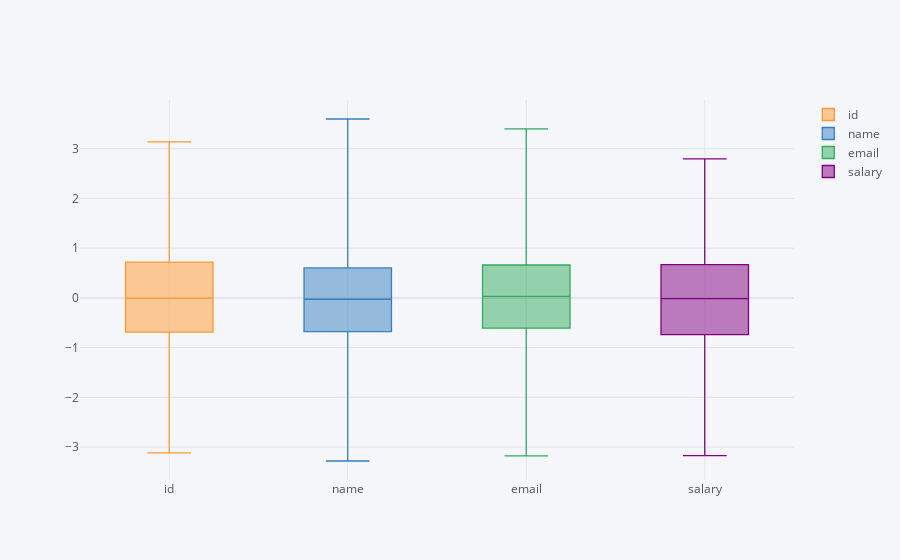

Notebook source saved alongside this figure:
### Code cell
df.iplot(kind='box')

### Figure 1 — Plotly figure (JSON) as saved in the notebook; plotly's stock layout.template omitted (floating-point values rounded to 4 significant figures; data arrays with more than 128 entries replaced by an {"elided": "..."} marker saying what was removed)
{"data": [{"boxpoints": false, "line": {"width": 1.3}, "marker": {"color": "rgba(255, 153, 51, 1.0)"}, "name": "id", "orientation": "v", "type": "box", "y": {"elided": "1000 float values"}}, {"boxpoints": false, "line": {"width": 1.3}, "marker": {"color": "rgba(55, 128, 191, 1.0)"}, "name": "name", "orientation": "v", "type": "box", "y": {"elided": "1000 float values"}}, {"boxpoints": false, "line": {"width": 1.3}, "marker": {"color": "rgba(50, 171, 96, 1.0)"}, "name": "email", "orientation": "v", "type": "box", "y": {"elided": "1000 float values"}}, {"boxpoints": false, "line": {"width": 1.3}, "marker": {"color": "rgba(128, 0, 128, 1.0)"}, "name": "salary", "orientation": "v", "type": "box", "y": {"elided": "1000 float values"}}], "layout": {"legend": {"bgcolor": "#F5F6F9", "font": {"color": "#4D5663"}}, "paper_bgcolor": "#F5F6F9", "plot_bgcolor": "#F5F6F9", "title": {"font": {"color": "#4D5663"}}, "xaxis": {"gridcolor": "#E1E5ED", "showgrid": true, "tickfont": {"color": "#4D5663"}, "title": {"font": {"color": "#4D5663"}, "text": ""}, "zerolinecolor": "#E1E5ED"}, "yaxis": {"gridcolor": "#E1E5ED", "showgrid": true, "tickfont": {"color": "#4D5663"}, "title": {"font": {"color": "#4D5663"}, "text": ""}, "zerolinecolor": "#E1E5ED"}}}
